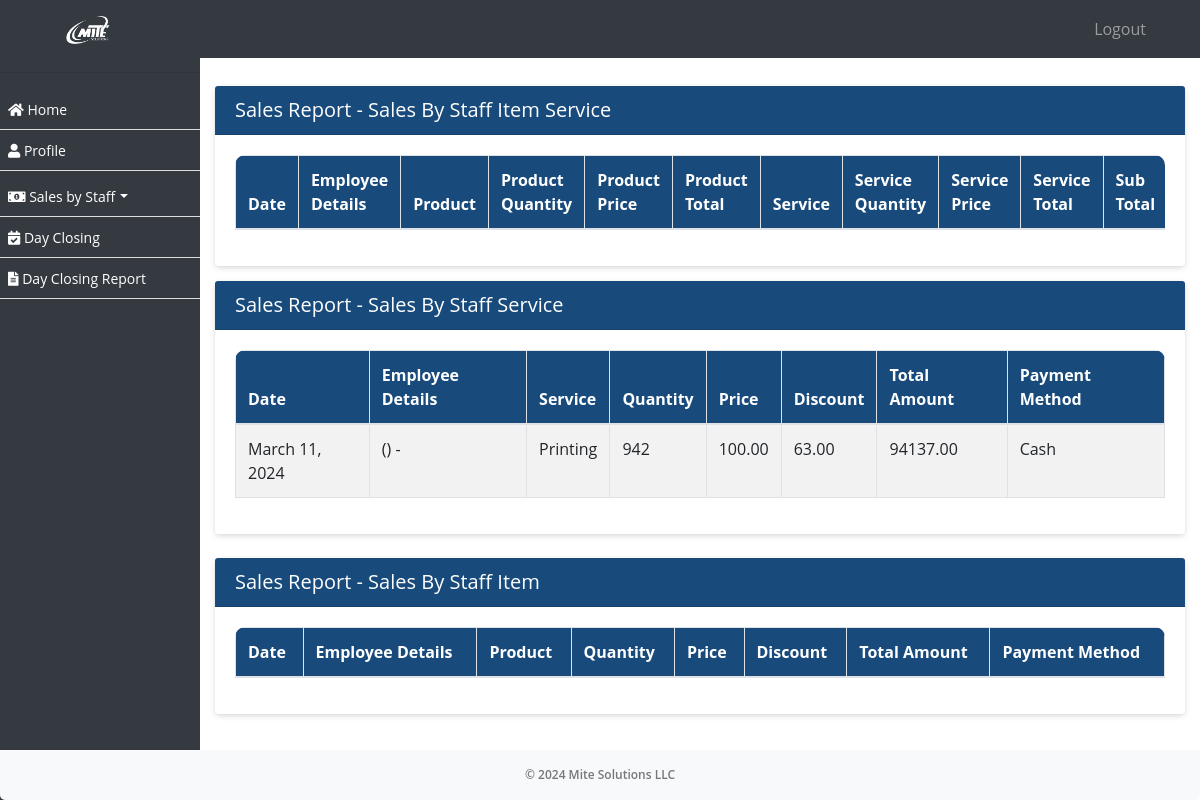
The page /sale/sales-report/ on the database as committed earlier.
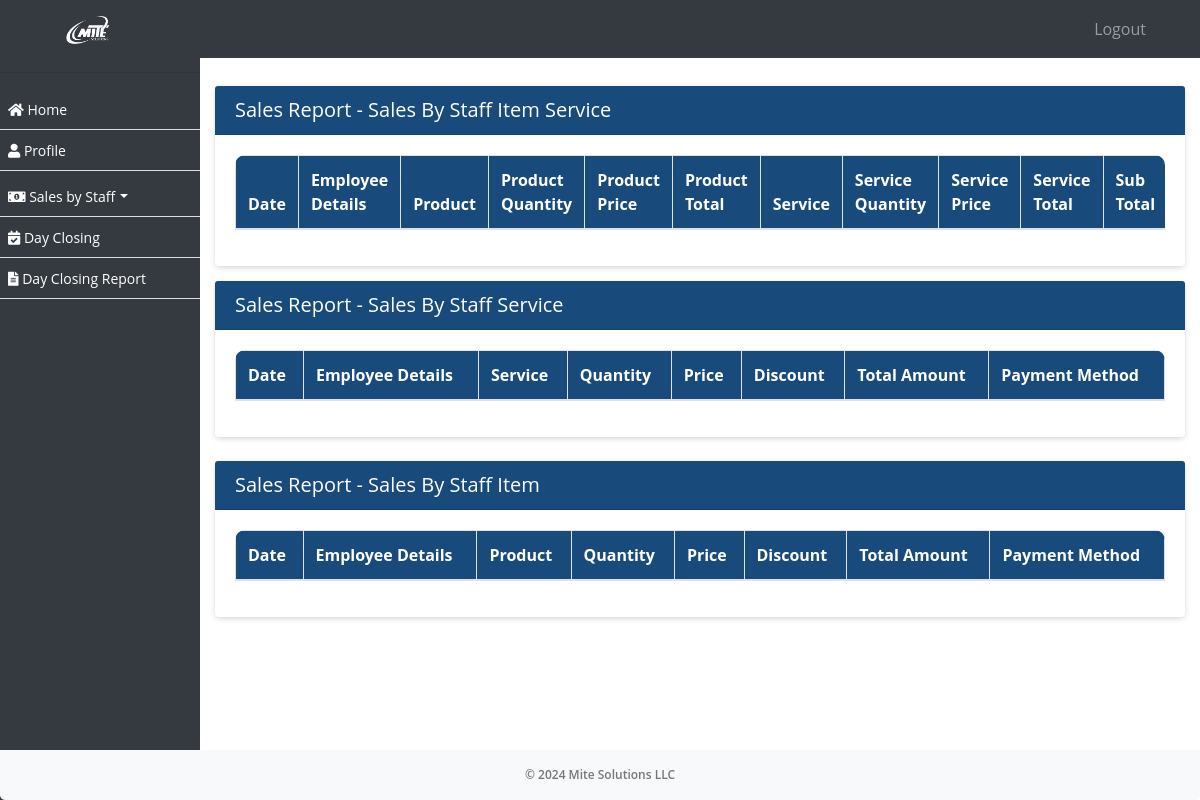
The same page on the database as committed later.
### ezshopapp/models.py (models this page shows, shortened)
class SaleByStaffService(models.Model):
    date = models.DateField(_("Date"))
    employee = models.ForeignKey(Employee, on_delete=models.CASCADE, verbose_name=_("Employee"), null=True)
    service = models.ForeignKey(Service, on_delete=models.CASCADE)
    quantity = models.IntegerField(default=1)
    price = models.DecimalField(max_digits=10, decimal_places=2, default=0)
    discount = models.DecimalField(max_digits=5, decimal_places=2, default=0)
    payment_method = models.CharField(max_length=100)
    total_amount = models.DecimalField(max_digits=10, decimal_places=2, verbose_name=_("Total Amount"), null=True)
    created_on = models.DateTimeField(auto_now_add=True, null=True)

class Service(models.Model):
    name = models.CharField(max_length=255)
    duration = models.PositiveIntegerField()
    vat = models.BooleanField(default=False)
    amount = models.DecimalField(max_digits=10, decimal_places=2)
    max_discount_allowed = models.DecimalField(max_digits=10, decimal_places=2)
    status = models.BooleanField(default=True)
    business_profile = models.CharField(max_length=255, null=True)
    created_on = models.DateTimeField(auto_now_add=True, null=True)

### ezshopapp/views.py (the view)
# urls.py: path('sale/sales-report/', sales_report, name='sales_report'),
def sales_report(request):
    logged_in_employee_id = request.session.get('employee_id')
    sales = SalesByStaffItemService.objects.filter(employee__id=logged_in_employee_id)
    sales_staff_service = SaleByStaffService.objects.filter(employee__id=logged_in_employee_id)
    sales_staff_item = SaleByStaffItem.objects.filter(employee__id=logged_in_employee_id)
    context = {'sales': sales, 'sales_staff_service': sales_staff_service, 'sales_staff_item': sales_staff_item}
    return render(request, 'sales_report.html', context)

### ezshopapp/templates/sales_report.html (shortened to what this page needs)
{% extends 'emp_base.html' %}
{% block content %}
<div class="">
    <div class="card">
     <div class="card-header">
    <h5 class="mb-0 text-white">Sales Report - Sales By Staff Item Service</h5>
</div>
<div class="card-body">
    <div class="table-responsive">
        <table class="table table-bordered table-striped nowrap" style="width: 100%;" id="ssis">
            <thead>
                <tr>
                    <th>Date</th>
                    <th>Employee Details</th>
                    <th>Product</th>
                    <th>Product Quantity</th>
                    <th>Product Price</th>
                    <th>Product Total</th>
                    <th>Service</th>
                    <th>Service Quantity</th>
                    <th>Service Price</th>
                    <th>Service Total</th>
                    <th>Sub Total</th>
                </tr>
            </thead>
        </table>
    </div>
</div>
</div>
</div>
<div class="">
<div class="card mt-2 mb-4">
<div class="card-header">
<h5 class="mb-0 text-white">Sales Report - Sales By Staff Service</h5>
</div>
<div class="card-body">
<div class="table-responsive">
    <table class="table table-bordered table-striped nowrap"  style="width: 100%;" id="sss">
        <thead class="text-white">
            <tr>
                <th>Date</th>
                <th>Employee Details</th>
                <th>Service</th>
                <th>Quantity</th>
                <th>Price</th>
                <th>Discount</th>
                <th>Total Amount</th>
                <th>Payment Method</th>
            </tr>
        </thead>
        <tbody>
            {% for sales_admin in sales_staff_service %}
            <tr>
                <td>{{ sales_admin.date }}</td>
                <td class="text-capitalize">{{ sales_admin.employee.employee_id }} ({{ sales_admin.employee.id}}) - {{ sales_admin.employee.first_name }} {{ sales_admin.employee.second_name }}</td>
                <td>{{ sales_admin.service.name }}</td>
                <td>{{ sales_admin.quantity }}</td>
                <td>{{ sales_admin.price }}</td>
                <td>{{ sales_admin.discount }}</td>
                <td>{{ sales_admin.total_amount }}</td>
                <td class="text-capitalize">{{ sales_admin.payment_method }}</td>
            </tr>
            {% endfor %}
        </tbody>
    </table>
</div>
</div>
</div>
<div class="mb-5">
<div class="card mt-2 mb-3">
    <div class="card-header">
    <h5 class="mb-0 text-white">Sales Report - Sales By Staff Item</h5>
    </div>
    <div class="card-body">
    <div class="table-responsive">
        <table class="table table-bordered table-striped nowrap" style="width: 100%;" id="ssi">
            <thead>
                <tr>
                    <th>Date</th>
                    <th>Employee Details</th>
                    <th>Product</th>
                    <th>Quantity</th>
                    <th>Price</th>
                    <th>Discount</th>
                    <th>Total Amount</th>
                    <th>Payment Method</th>
                </tr>
            </thead>
        </table>
    </div>
    </div>
</div>
</div>
{% endblock %}

Rows that differ between the two databases and show on the page:
removed SaleByStaffService: date "March 11, 2024", service.name "Printing", quantity "942", price "100.00", discount "63.00", total_amount "94137.00", payment_method "Cash"
